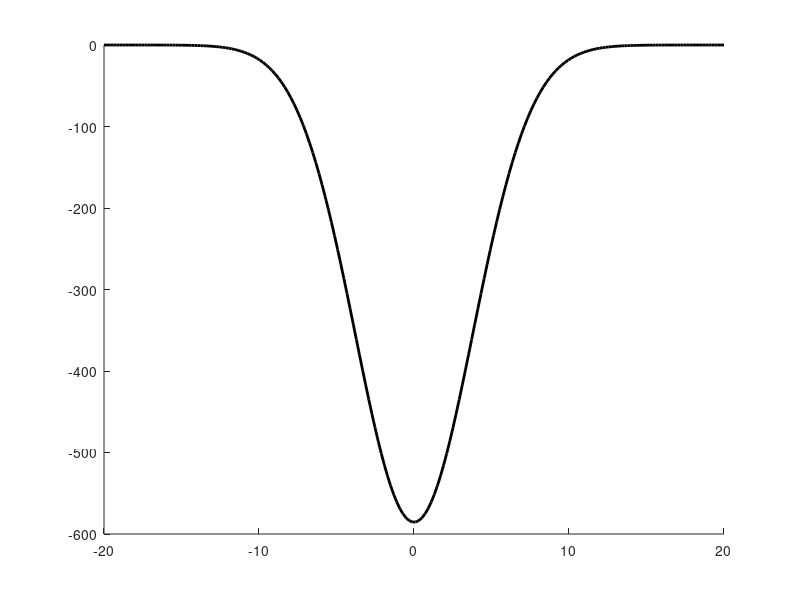

Reproduce this figure in MATLAB. (Note: this script raises an error after producing the figure.)
% test_particleGradientFit.m
% Synthetic check of particleGradientFit: a spanwise Lamb-Oseen vortex
% (axis along y) cut by a thin Gaussian slab normal to x, sampled by random
% particles with velocity noise, mimicking one 2-pulse STB snapshot.
%
% Set the four "match your data" values from particle_stats_single_pair /
% particle_field_single_pair output, then compare how much of the true
% peak omega_y each setting recovers.
%
% Reference results (same model in Python; sigma_beam 2.5 mm, 12 mm core,
% 0.1 m/s noise). Peak omega_y recovered / scatter along the vortex axis:
%   density 4.2 /mm^2 : order 1, sigma 1.5 mm ~81 %;  order 3 ~89 %
%   density 0.56 /mm^2 (measured, block 1 of x2_wings_20deg_8Hz):
%       order 3, sigma 1.5 mm : ~90 %, scatter ~6 %
%       order 3, sigma 2.5 mm : ~82 %, scatter ~3 %
%       order 3, sigma 3.5 mm : ~72 %, scatter ~2 %
%       order 1, sigma 1.5 mm : ~82 %, scatter ~5 %
%   Away from the vortex the omega_y noise floor (0.56 /mm^2, sigma 1.5 mm,
%   order 3) is ~4 % of peak at 0.1 m/s noise and ~13 % at 0.3 m/s.

clear
rng(0)

%% ---- match your data ---------------------------------------------------
density   = 0.56;   % tracked particles per mm^2 in-plane (whole slab), measured
sigBeam   = 2.5;    % mm, std of particle depth distribution
noise     = 0.1;    % m/s, per-component velocity noise of a 2-pulse track
coreDiam  = 12;     % mm, diameter at peak swirl velocity
Uinf      = 3.93;   % m/s (1.57 mm in 400 us)
vtMax     = 1;      % m/s, peak swirl velocity

%% ---- synthetic particles ----------------------------------------------
L  = 120;                                  % in-plane box (mm)
N  = round(density * L^2);
x  = sigBeam * randn(3*N, 1);  x = x(abs(x) < 2.4*sigBeam);  x = x(1:N);
y  = (rand(N,1) - 0.5) * L;
z  = (rand(N,1) - 0.5) * L;

rc    = (coreDiam/2) / 1.121;              % Lamb-Oseen radius parameter
Gam   = 2*pi * vtMax * (coreDiam/2) / (1 - exp(-1.121^2));   % m/s*mm
r2    = x.^2 + z.^2 + 1e-12;  r = sqrt(r2);
vt    = Gam ./ (2*pi*r) .* (1 - exp(-r2 / rc^2));
u     = Uinf - vt .* z ./ r + noise*randn(N,1);
v     =                     noise*randn(N,1);
w     =        vt .* x ./ r + noise*randn(N,1);
wyExact = @(xx, zz) -Gam / (pi*rc^2) * exp(-(xx.^2 + zz.^2) / rc^2) * 1e3;   % 1/s

D = [x y z u v w];

%% ---- fits ---------------------------------------------------------------
cases = {struct('depthOrder', 1, 'inPlaneSigma', 1.5), ...
         struct('depthOrder', 3, 'inPlaneSigma', 1.5), ...
         struct('depthOrder', 3, 'inPlaneSigma', 1.5, 'kNN', 20, 'gridSpacing', 2)};
names = {'linear depth, sigma 1.5', 'cubic depth, sigma 1.5', 'cubic depth, kNN 20'};

ex = wyExact(0, 0);
fprintf('Exact peak omega_y = %.0f 1/s\n', ex);
figure('Color', 'w'); hold on
zz = linspace(-20, 20, 200);
plot(zz, wyExact(0, zz), 'k-', 'LineWidth', 2, 'DisplayName', 'Exact');
for c = 1:numel(cases)
    o = cases{c};
    o.gridLimits = [-40 40 -20 20];
    if ~isfield(o, 'gridSpacing'), o.gridSpacing = 1; end
    F = particleGradientFit(D, o);
    % average along the vortex axis (y = A1) to get a clean profile in z
    prof = mean(F.omega_y, 1, 'omitnan');
    [~, j0] = min(abs(F.A2(1, :)));
    fprintf('%-26s: %.0f %% of exact peak, scatter along axis %.0f %%\n', names{c}, ...
            100 * prof(j0) / ex, 100 * std(F.omega_y(:, j0), 'omitnan') / abs(ex));
    plot(F.A2(1, :), prof, 'o-', 'MarkerSize', 3, 'DisplayName', names{c});
end
xlabel('z (mm)'); ylabel('\omega_y (1/s) at slab centre');
title('Synthetic spanwise vortex: recovered \omega_y profile');
legend('Location', 'best'); grid on; box on
